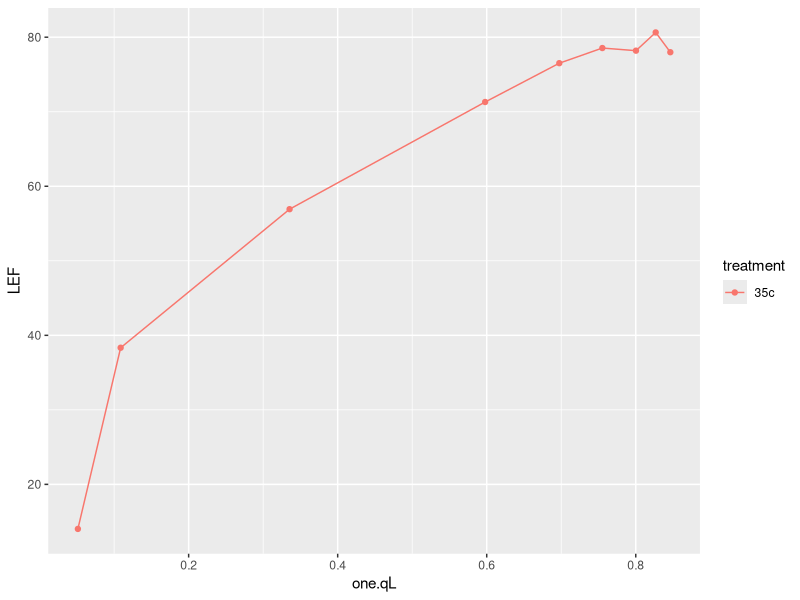
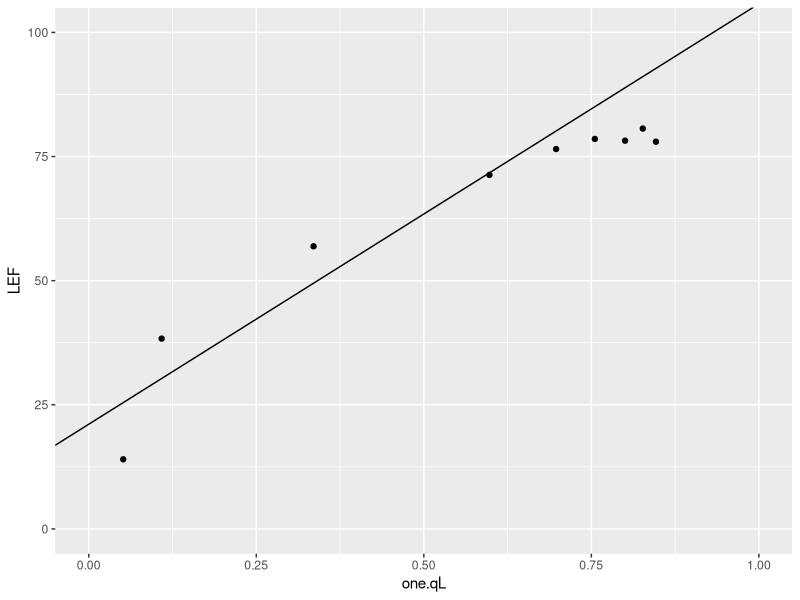
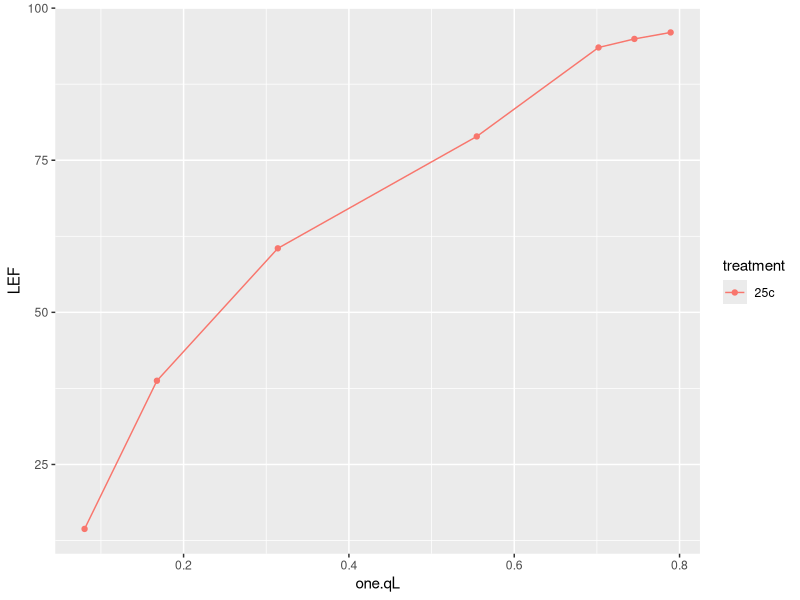
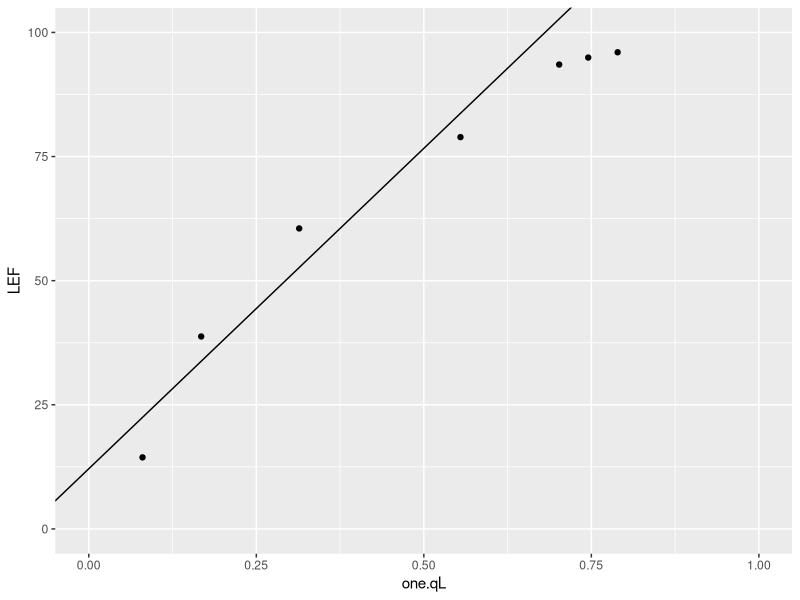
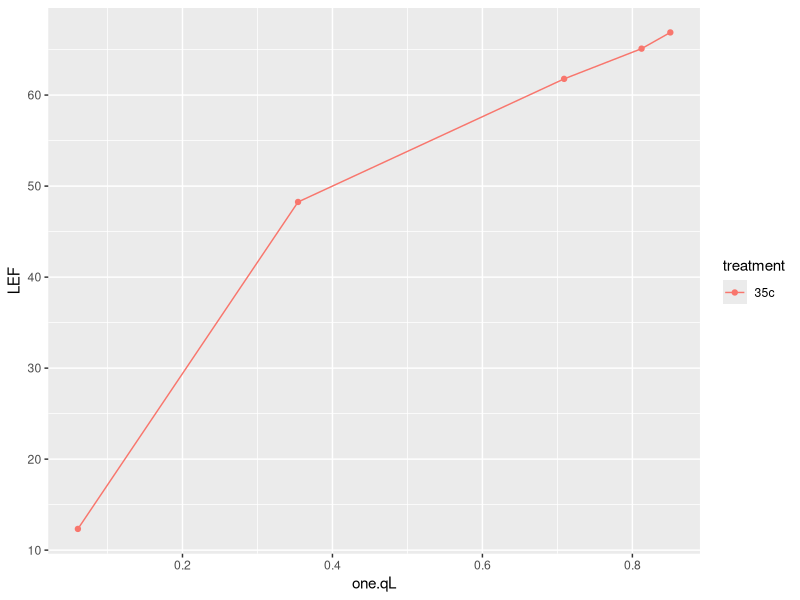
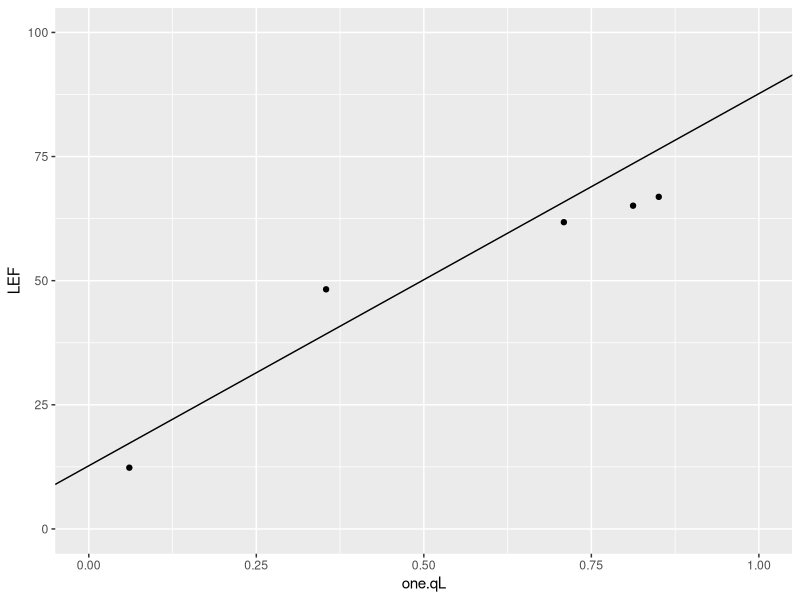
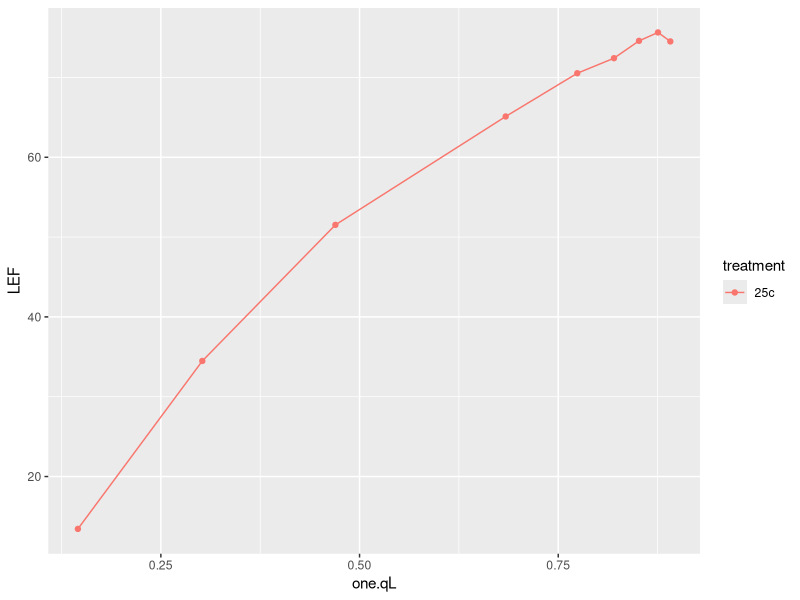
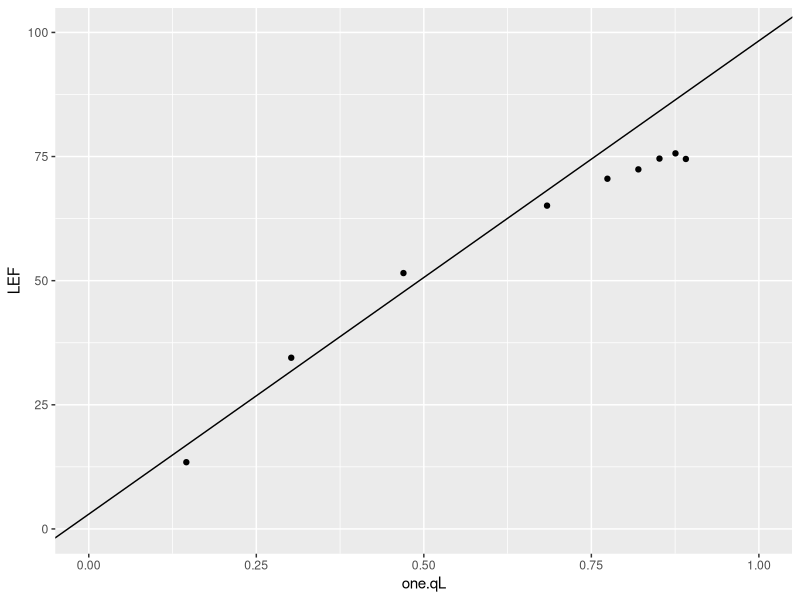

These charts were generated, in order, by the following R code:
### Load Libraries
library(tidyverse)

### read in .csv
lrc_42 <- read.csv("lrc_42.csv")



### Curve 1 no data



### Curve 2
gg_2 <- lrc_42 %>% 
  filter(id == "gg_2")
ggplot(gg_2, aes(x = one.qL, y = LEF, color = treatment, group = id)) + geom_point() + geom_line()
# creating linear model
lm_gg2 <- lm(LEF ~ one.qL, data = gg_2, subset = (one.qL < 0.75))
# creating slope and intercept
gg_2_slope <- coef(lm_gg2)[2]
gg_2_intercept <- coef(lm_gg2)[1]
# plot
ggplot(gg_2, aes(one.qL, LEF)) +
  geom_point() +
  geom_abline(
    slope = gg_2_slope,
    intercept = gg_2_intercept) +
  scale_x_continuous(
    limits = c(0, 1)) + 
  scale_y_continuous(
    limits = c(0, 100))



### Curve 3
gg_3 <- lrc_42 %>% 
  filter(id == "gg_3")
ggplot(gg_3, aes(x = one.qL, y = LEF, color = treatment, group = id)) + geom_point() + geom_line()
# creating linear model
lm_gg3 <- lm(LEF ~ one.qL, data = gg_3, subset = one.qL < 0.7)
# creating slope and intercept
gg_3_slope <- coef(lm_gg3)[2]
gg_3_intercept <- coef(lm_gg3)[1]
# plot
ggplot(gg_3, aes(one.qL, LEF)) +
  geom_point() +
  geom_abline(
    slope = gg_3_slope,
    intercept = gg_3_intercept) +
  scale_x_continuous(
    limits = c(0, 1)) + 
  scale_y_continuous(
    limits = c(0, 100))



### Curve 4
gg_4 <- lrc_42 %>% 
  filter(id == "gg_4")
ggplot(gg_4, aes(x = one.qL, y = LEF, color = treatment, group = id)) + geom_point() + geom_line()
# creating linear model
lm_gg4 <- lm(LEF ~ one.qL, data = gg_4, subset = one.qL < 0.75)
# creating slope and intercept
gg_4_slope <- coef(lm_gg4)[2]
gg_4_intercept <- coef(lm_gg4)[1]
# plot
ggplot(gg_4, aes(one.qL, LEF)) +
  geom_point() +
  geom_abline(
    slope = gg_4_slope,
    intercept = gg_4_intercept) +
  scale_x_continuous(
    limits = c(0, 1)) + 
  scale_y_continuous(
    limits = c(0, 100))



### Curve 5
gg_5 <- lrc_42 %>% 
  filter(id == "gg_5")
ggplot(gg_5, aes(x = one.qL, y = LEF, color = treatment, group = id)) + geom_point() + geom_line()
# creating linear model
lm_gg5 <- lm(LEF ~ one.qL, data = gg_5, subset = one.qL < 0.75)
# creating slope and intercept
gg_5_slope <- coef(lm_gg5)[2]
gg_5_intercept <- coef(lm_gg5)[1]
# plot
ggplot(gg_5, aes(one.qL, LEF)) +
  geom_point() +
  geom_abline(
    slope = gg_5_slope,
    intercept = gg_5_intercept) +
  scale_x_continuous(
    limits = c(0, 1)) + 
  scale_y_continuous(
    limits = c(0, 100))


### Curve 6
gg_6 <- lrc_42 %>% 
  filter(id == "gg_6")
ggplot(gg_6, aes(x = one.qL, y = LEF, color = treatment, group = id)) + geom_point() + geom_line()
# creating linear model
lm_gg6 <- lm(LEF ~ one.qL, data = gg_6, subset = one.qL < 0.65)
# creating slope and intercept
gg_6_slope <- coef(lm_gg6)[2]
gg_6_intercept <- coef(lm_gg6)[1]
# plot
ggplot(gg_6, aes(one.qL, LEF)) +
  geom_point() +
  geom_abline(
    slope = gg_6_slope,
    intercept = gg_6_intercept) +
  scale_x_continuous(
    limits = c(0, 1)) + 
  scale_y_continuous(
    limits = c(0, 100))



### Curve 7
gg_7 <- lrc_42 %>% 
  filter(id == "gg_7")
ggplot(gg_7, aes(x = one.qL, y = LEF, color = treatment, group = id)) + geom_point() + geom_line()
# creating linear model
lm_gg7 <- lm(LEF ~ one.qL, data = gg_7, subset = one.qL < 0.9)
# creating slope and intercept
gg_7_slope <- coef(lm_gg7)[2]
gg_7_intercept <- coef(lm_gg7)[1]
# plot
ggplot(gg_7, aes(one.qL, LEF)) +
  geom_point() +
  geom_abline(
    slope = gg_7_slope,
    intercept = gg_7_intercept) +
  scale_x_continuous(
    limits = c(0, 1)) + 
  scale_y_continuous(
    limits = c(0, 200))



### Curve 8 no data


### Curve 9
gg_9 <- lrc_42 %>% 
  filter(id == "gg_9")
ggplot(gg_9, aes(x = one.qL, y = LEF, color = treatment, group = id)) + geom_point() + geom_line()
# creating linear model
lm_gg9 <- lm(LEF ~ one.qL, data = gg_9, subset = one.qL < 0.9)
# creating slope and intercept
gg_9_slope <- coef(lm_gg9)[2]
gg_9_intercept <- coef(lm_gg9)[1]
# plot
ggplot(gg_9, aes(one.qL, LEF)) +
  geom_point() +
  geom_abline(
    slope = gg_9_slope,
    intercept = gg_9_intercept) +
  scale_x_continuous(
    limits = c(0, 1)) + 
  scale_y_continuous(
    limits = c(0, 200))



### Curve 10
gg_10 <- lrc_42 %>% 
  filter(id == "gg_10")
gg_10 <- gg_10 %>%
  filter(machine == "stan")
ggplot(gg_10, aes(x = one.qL, y = LEF, color = treatment, group = id)) + geom_point() + geom_line()
# creating linear model
lm_gg10 <- lm(LEF ~ one.qL, data = gg_10, subset = one.qL < 0.7)
# creating slope and intercept
gg_10_slope <- coef(lm_gg10)[2]
gg_10_intercept <- coef(lm_gg10)[1]
# plot
ggplot(gg_10, aes(one.qL, LEF)) +
  geom_point() +
  geom_abline(
    slope = gg_10_slope,
    intercept = gg_10_intercept) +
  scale_x_continuous(
    limits = c(0, 1)) + 
  scale_y_continuous(
    limits = c(0, 50))



### Curve 11 no data



### Curve 12
gg_12 <- lrc_42 %>% 
  filter(id == "gg_12")
ggplot(gg_12, aes(x = one.qL, y = LEF, color = treatment, group = id)) + geom_point() + geom_line()
# creating linear model
lm_gg12 <- lm(LEF ~ one.qL, data = gg_12, subset = one.qL < 0.6)
# creating slope and intercept
gg_12_slope <- coef(lm_gg12)[2]
gg_12_intercept <- coef(lm_gg12)[1]
# plot
ggplot(gg_12, aes(one.qL, LEF)) +
  geom_point() +
  geom_abline(
    slope = gg_12_slope,
    intercept = gg_12_intercept) +
  scale_x_continuous(
    limits = c(0, 1)) + 
  scale_y_continuous(
    limits = c(0, 100))



### Curve 13 no data



### Curve 14
gg_14 <- lrc_42 %>% 
  filter(id == "gg_14")
ggplot(gg_14, aes(x = one.qL, y = LEF, color = treatment, group = id)) + geom_point() + geom_line()
# creating linear model
lm_gg14 <- lm(LEF ~ one.qL, data = gg_14, subset = one.qL < 0.75)
# creating slope and intercept
gg_14_slope <- coef(lm_gg14)[2]
gg_14_intercept <- coef(lm_gg14)[1]
# plot
ggplot(gg_14, aes(one.qL, LEF)) +
  geom_point() +
  geom_abline(
    slope = gg_14_slope,
    intercept = gg_14_intercept) +
  scale_x_continuous(
    limits = c(0, 1)) + 
  scale_y_continuous(
    limits = c(0, 100))


### Curve 15 corrupted



### Curve 16
gg_16 <- lrc_42 %>% 
  filter(id == "gg_16")
ggplot(gg_16, aes(x = one.qL, y = LEF, color = treatment, group = id)) + geom_point() + geom_line()
# creating linear model
lm_gg16 <- lm(LEF ~ one.qL, data = gg_16, subset = one.qL < 0.75)
# creating slope and intercept
gg_16_slope <- coef(lm_gg16)[2]
gg_16_intercept <- coef(lm_gg16)[1]
# plot
ggplot(gg_16, aes(one.qL, LEF)) +
  geom_point() +
  geom_abline(
    slope = gg_16_slope,
    intercept = gg_16_intercept) +
  scale_x_continuous(
    limits = c(0, 1)) + 
  scale_y_continuous(
    limits = c(0, 60))



### Curve 17 no data 



### Curve 18
gg_18 <- lrc_42 %>% 
  filter(id == "gg_18")
gg_18 <- gg_18 %>%
  filter(machine == "stan")
ggplot(gg_18, aes(x = one.qL, y = LEF, color = treatment, group = id)) + geom_point() + geom_line()
# creating linear model
lm_gg18 <- lm(LEF ~ one.qL, data = gg_18, subset = one.qL < 0.7)
# creating slope and intercept
gg_18_slope <- coef(lm_gg18)[2]
gg_18_intercept <- coef(lm_gg18)[1]
# plot
ggplot(gg_18, aes(one.qL, LEF)) +
  geom_point() +
  geom_abline(
    slope = gg_18_slope,
    intercept = gg_18_intercept) +
  scale_x_continuous(
    limits = c(0, 1)) + 
  scale_y_continuous(
    limits = c(0, 60))



### Curve 19 no data



### Curve 20 no data



### Curve 21
gg_21 <- lrc_42 %>% 
  filter(id == "gg_21")
ggplot(gg_21, aes(x = one.qL, y = LEF, color = treatment, group = id)) + geom_point() + geom_line()
# creating linear model
lm_gg21 <- lm(LEF ~ one.qL, data = gg_21, subset = one.qL < 0.9)
# creating slope and intercept
gg_21_slope <- coef(lm_gg21)[2]
gg_21_intercept <- coef(lm_gg21)[1]
# plot
ggplot(gg_21, aes(one.qL, LEF)) +
  geom_point() +
  geom_abline(
    slope = gg_21_slope,
    intercept = gg_21_intercept) +
  scale_x_continuous(
    limits = c(0, 1)) + 
  scale_y_continuous(
    limits = c(0, 150))



### Curve 22
gg_22 <- lrc_42 %>% 
  filter(id == "gg_22")
gg_22 <- gg_22 %>%
  filter(machine == "stan")
ggplot(gg_22, aes(x = one.qL, y = LEF, color = treatment, group = id)) + geom_point() + geom_line()
# creating linear model
lm_gg22 <- lm(LEF ~ one.qL, data = gg_22, subset = one.qL < 0.75)
# creating slope and intercept
gg_22_slope <- coef(lm_gg22)[2]
gg_22_intercept <- coef(lm_gg22)[1]
# plot
ggplot(gg_22, aes(one.qL, LEF)) +
  geom_point() +
  geom_abline(
    slope = gg_22_slope,
    intercept = gg_22_intercept) +
  scale_x_continuous(
    limits = c(0, 1)) + 
  scale_y_continuous(
    limits = c(0, 100))



### Curve 23 no data



### Curve 24
gg_24 <- lrc_42 %>% 
  filter(id == "gg_24")
ggplot(gg_24, aes(x = one.qL, y = LEF, color = treatment, group = id)) + geom_point() + geom_line()
# creating linear model
lm_gg24 <- lm(LEF ~ one.qL, data = gg_24, subset = one.qL < 0.7)
# creating slope and intercept
gg_24_slope <- coef(lm_gg24)[2]
gg_24_intercept <- coef(lm_gg24)[1]
# plot
ggplot(gg_24, aes(one.qL, LEF)) +
  geom_point() +
  geom_abline(
    slope = gg_24_slope,
    intercept = gg_24_intercept) +
  scale_x_continuous(
    limits = c(0, 1)) + 
  scale_y_continuous(
    limits = c(0, 100))



### Curve 25
gg_25 <- lrc_42 %>% 
  filter(id == "gg_25")
ggplot(gg_25, aes(x = one.qL, y = LEF, color = treatment, group = id)) + geom_point() + geom_line()
# creating linear model
lm_gg25 <- lm(LEF ~ one.qL, data = gg_25, subset = one.qL < 0.8)
# creating slope and intercept
gg_25_slope <- coef(lm_gg25)[2]
gg_25_intercept <- coef(lm_gg25)[1]
# plot
ggplot(gg_25, aes(one.qL, LEF)) +
  geom_point() +
  geom_abline(
    slope = gg_25_slope,
    intercept = gg_25_intercept) +
  scale_x_continuous(
    limits = c(0, 1)) + 
  scale_y_continuous(
    limits = c(0, 100))



### Curve 26
gg_26 <- lrc_42 %>% 
  filter(id == "gg_26")
ggplot(gg_26, aes(x = one.qL, y = LEF, color = treatment, group = id)) + geom_point() + geom_line()
# creating linear model
lm_gg26 <- lm(LEF ~ one.qL, data = gg_26, subset = one.qL < 0.7)
# creating slope and intercept
gg_26_slope <- coef(lm_gg26)[2]
gg_26_intercept <- coef(lm_gg26)[1]
# plot
ggplot(gg_26, aes(one.qL, LEF)) +
  geom_point() +
  geom_abline(
    slope = gg_26_slope,
    intercept = gg_26_intercept) +
  scale_x_continuous(
    limits = c(0, 1)) + 
  scale_y_continuous(
    limits = c(0, 100))



### Curve 27
gg_27 <- lrc_42 %>% 
  filter(id == "gg_27")
ggplot(gg_27, aes(x = one.qL, y = LEF, color = treatment, group = id)) + geom_point() + geom_line()
# creating linear model
lm_gg27 <- lm(LEF ~ one.qL, data = gg_27, subset = one.qL < 0.8)
# creating slope and intercept
gg_27_slope <- coef(lm_gg27)[2]
gg_27_intercept <- coef(lm_gg27)[1]
# plot
ggplot(gg_27, aes(one.qL, LEF)) +
  geom_point() +
  geom_abline(
    slope = gg_27_slope,
    intercept = gg_27_intercept) +
  scale_x_continuous(
    limits = c(0, 1)) + 
  scale_y_continuous(
    limits = c(0, 100))



### Curve 28
gg_28 <- lrc_42 %>% 
  filter(id == "gg_28")
ggplot(gg_28, aes(x = one.qL, y = LEF, color = treatment, group = id)) + geom_point() + geom_line()
# creating linear model
lm_gg28 <- lm(LEF ~ one.qL, data = gg_28, subset = one.qL < 0.7)
# creating slope and intercept
gg_28_slope <- coef(lm_gg28)[2]
gg_28_intercept <- coef(lm_gg28)[1]
# plot
ggplot(gg_28, aes(one.qL, LEF)) +
  geom_point() +
  geom_abline(
    slope = gg_28_slope,
    intercept = gg_28_intercept) +
  scale_x_continuous(
    limits = c(0, 1)) + 
  scale_y_continuous(
    limits = c(0, 150))



### Curve 29
gg_29 <- lrc_42 %>% 
  filter(id == "gg_29")
ggplot(gg_29, aes(x = one.qL, y = LEF, color = treatment, group = id)) + geom_point() + geom_line()
# creating linear model
lm_gg29 <- lm(LEF ~ one.qL, data = gg_29, subset = one.qL < 0.7)
# creating slope and intercept
gg_29_slope <- coef(lm_gg29)[2]
gg_29_intercept <- coef(lm_gg29)[1]
# plot
ggplot(gg_29, aes(one.qL, LEF)) +
  geom_point() +
  geom_abline(
    slope = gg_29_slope,
    intercept = gg_29_intercept) +
  scale_x_continuous(
    limits = c(0, 1)) + 
  scale_y_continuous(
    limits = c(0, 150))



### Curve 30
gg_30 <- lrc_42 %>% 
  filter(id == "gg_30")
ggplot(gg_30, aes(x = one.qL, y = LEF, color = treatment, group = id)) + geom_point() + geom_line()
# creating linear model
lm_gg30 <- lm(LEF ~ one.qL, data = gg_30, subset = one.qL < 0.7)
# creating slope and intercept
gg_30_slope <- coef(lm_gg30)[2]
gg_30_intercept <- coef(lm_gg30)[1]
# plot
ggplot(gg_30, aes(one.qL, LEF)) +
  geom_point() +
  geom_abline(
    slope = gg_30_slope,
    intercept = gg_30_intercept) +
  scale_x_continuous(
    limits = c(0, 1)) + 
  scale_y_continuous(
    limits = c(0, 70))



### Curve 31 no data



### Curve 32
gg_32 <- lrc_42 %>% 
  filter(id == "gg_32")
gg_32 <- gg_32 %>%
  filter(machine == "albert")
ggplot(gg_32, aes(x = one.qL, y = LEF, color = treatment, group = id)) + geom_point() + geom_line()
# creating linear model
lm_gg32 <- lm(LEF ~ one.qL, data = gg_32, subset = one.qL < 0.7)
# creating slope and intercept
gg_32_slope <- coef(lm_gg32)[2]
gg_32_intercept <- coef(lm_gg32)[1]
# plot
ggplot(gg_32, aes(one.qL, LEF)) +
  geom_point() +
  geom_abline(
    slope = gg_32_slope,
    intercept = gg_32_intercept) +
  scale_x_continuous(
    limits = c(0, 1)) + 
  scale_y_continuous(
    limits = c(0, 40))



### Curve 33 no data



### Curve 34
gg_34 <- lrc_42 %>% 
  filter(id == "gg_34")
ggplot(gg_34, aes(x = one.qL, y = LEF, color = treatment, group = id)) + geom_point() + geom_line()
# creating linear model
lm_gg34 <- lm(LEF ~ one.qL, data = gg_34, subset = one.qL < 0.6)
# creating slope and intercept
gg_34_slope <- coef(lm_gg34)[2]
gg_34_intercept <- coef(lm_gg34)[1]
# plot
ggplot(gg_34, aes(one.qL, LEF)) +
  geom_point() +
  geom_abline(
    slope = gg_34_slope,
    intercept = gg_34_intercept) +
  scale_x_continuous(
    limits = c(0, 1)) + 
  scale_y_continuous(
    limits = c(0, 100))



### Curve 35
gg_35 <- lrc_42 %>% 
  filter(id == "gg_35")
ggplot(gg_35, aes(x = one.qL, y = LEF, color = treatment, group = id)) + geom_point() + geom_line()
# creating linear model
lm_gg35 <- lm(LEF ~ one.qL, data = gg_35, subset = one.qL < 0.8)
# creating slope and intercept
gg_35_slope <- coef(lm_gg35)[2]
gg_35_intercept <- coef(lm_gg35)[1]
# plot
ggplot(gg_35, aes(one.qL, LEF)) +
  geom_point() +
  geom_abline(
    slope = gg_35_slope,
    intercept = gg_35_intercept) +
  scale_x_continuous(
    limits = c(0, 1)) + 
  scale_y_continuous(
    limits = c(0, 150))



### Curve 36
gg_36 <- lrc_42 %>% 
  filter(id == "gg_36")
ggplot(gg_36, aes(x = one.qL, y = LEF, color = treatment, group = id)) + geom_point() + geom_line()
# creating linear model
lm_gg36 <- lm(LEF ~ one.qL, data = gg_36, subset = one.qL < 0.8)
# creating slope and intercept
gg_36_slope <- coef(lm_gg36)[2]
gg_36_intercept <- coef(lm_gg36)[1]
# plot
ggplot(gg_36, aes(one.qL, LEF)) +
  geom_point() +
  geom_abline(
    slope = gg_36_slope,
    intercept = gg_36_intercept) +
  scale_x_continuous(
    limits = c(0, 1)) + 
  scale_y_continuous(
    limits = c(0, 100))



### Curve 37 no data



### Curve 38
gg_38 <- lrc_42 %>% 
  filter(id == "gg_38")
gg_38 <- gg_38 %>%
  filter(machine == "albert")
ggplot(gg_38, aes(x = one.qL, y = LEF, color = treatment, group = id)) + geom_point() + geom_line()
# creating linear model
lm_gg38 <- lm(LEF ~ one.qL, data = gg_38, subset = one.qL < 0.6)
# creating slope and intercept
gg_38_slope <- coef(lm_gg38)[2]
gg_38_intercept <- coef(lm_gg38)[1]
# plot
ggplot(gg_38, aes(one.qL, LEF)) +
  geom_point() +
  geom_abline(
    slope = gg_38_slope,
    intercept = gg_38_intercept) +
  scale_x_continuous(
    limits = c(0, 1)) + 
  scale_y_continuous(
    limits = c(0, 100))



### Curve 39
gg_39 <- lrc_42 %>% 
  filter(id == "gg_39")
ggplot(gg_39, aes(x = one.qL, y = LEF, color = treatment, group = id)) + geom_point() + geom_line()
# creating linear model
lm_gg39 <- lm(LEF ~ one.qL, data = gg_39, subset = one.qL < 0.8)
# creating slope and intercept
gg_39_slope <- coef(lm_gg39)[2]
gg_39_intercept <- coef(lm_gg39)[1]
# plot
ggplot(gg_39, aes(one.qL, LEF)) +
  geom_point() +
  geom_abline(
    slope = gg_39_slope,
    intercept = gg_39_intercept) +
  scale_x_continuous(
    limits = c(0, 1)) + 
  scale_y_continuous(
    limits = c(0, 100))



### Curve 40
gg_40 <- lrc_42 %>% 
  filter(id == "gg_40")
gg_40 <- gg_40 %>%
  filter(machine == "stan")
ggplot(gg_40, aes(x = one.qL, y = LEF, color = treatment, group = id)) + geom_point() + geom_line()
# creating linear model
lm_gg40 <- lm(LEF ~ one.qL, data = gg_40, subset = one.qL < 0.7)
# creating slope and intercept
gg_40_slope <- coef(lm_gg40)[2]
gg_40_intercept <- coef(lm_gg40)[1]
# plot
ggplot(gg_40, aes(one.qL, LEF)) +
  geom_point() +
  geom_abline(
    slope = gg_40_slope,
    intercept = gg_40_intercept) +
  scale_x_continuous(
    limits = c(0, 1)) + 
  scale_y_continuous(
    limits = c(0, 50))


### Creating dataframe
vqmax42_df <- data.frame(
  id = c("gg_2", "gg_3", "gg_4", "gg_5", "gg_6", "gg_7", "gg_9",
         "gg_10", "gg_12", "gg_14", "gg_16", "gg_18", 
         "gg_21", "gg_22", "gg_24", "gg_25", "gg_26", 
         "gg_27", "gg_28", "gg_29", "gg_30", "gg_32", "gg_34", 
         "gg_35", "gg_36", "gg_38", "gg_39", "gg_40" ),
  slope_42 = c(gg_2_slope, gg_3_slope, gg_4_slope, gg_5_slope, gg_6_slope, gg_7_slope, gg_9_slope,
               gg_10_slope, gg_12_slope, gg_14_slope, gg_16_slope, gg_18_slope, 
               gg_21_slope, gg_22_slope, gg_24_slope, gg_25_slope, gg_26_slope, 
               gg_27_slope, gg_28_slope, gg_29_slope, gg_30_slope, gg_32_slope, gg_34_slope, 
               gg_35_slope, gg_36_slope, gg_38_slope, gg_39_slope, gg_40_slope),
  intercept_42 = c(gg_2_intercept, gg_3_intercept, gg_4_intercept, gg_5_intercept, gg_6_intercept, gg_7_intercept, gg_9_intercept,
                   gg_10_intercept, gg_12_intercept, gg_14_intercept, gg_16_intercept, gg_18_intercept, 
                   gg_21_intercept, gg_22_intercept, gg_24_intercept, gg_25_intercept, gg_26_intercept, 
                   gg_27_intercept, gg_28_intercept, gg_29_intercept, gg_30_intercept, gg_32_intercept, gg_34_intercept, 
                   gg_35_intercept, gg_36_intercept, gg_38_intercept, gg_39_intercept, gg_40_intercept)
)
vqmax42_df


### calculating Vqmax
vqmax42_df$vqmax_42 <- vqmax42_df$intercept + vqmax42_df$slope
vqmax42_df

### adding treatment column
vqmax42_df$replicate <- as.numeric(gsub("\\D", "", vqmax42_df$id))
vqmax42_df$treatment <- ifelse(vqmax42_df$replicate %% 2 == 1,
                               "25c",
                               "35c")
vqmax42_df$replicate <- NULL
vqmax42_df

### add leaf temp
vqmax42_df$tleaf_fac <- "42c"
vqmax42_df


### graph and stats time
ggplot(vqmax42_df, aes(x = treatment, y = vqmax_42)) + geom_boxplot() 
vqmax42_lm <- lm(vqmax_42 ~ treatment, data = vqmax42_df)
anova(vqmax42_lm)
plot(vqmax42_lm)

### write .csv
write.csv(vqmax42_df, "vqmax42_df.csv")
